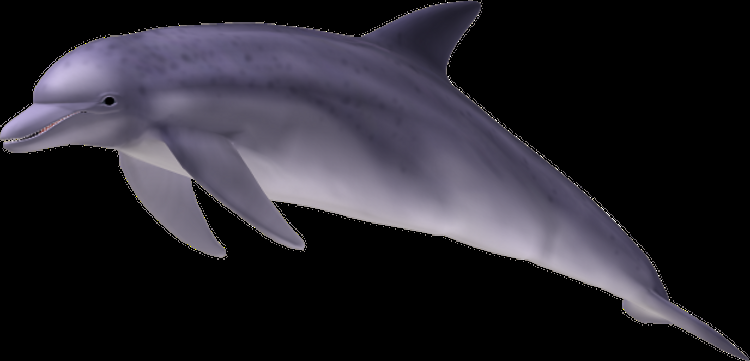
#> input picture images/dolphin.png, 750 x 361 px
$ python histogramme.py
#> lines starting #> are read from the running program, lines starting #| are printed output that depends on the picture
# library imports
import cv2.cv2 as cv
import numpy as np
from matplotlib import pyplot as plt

# Chargement d'une image
image = cv.imread('images/dolphin.png', 0)
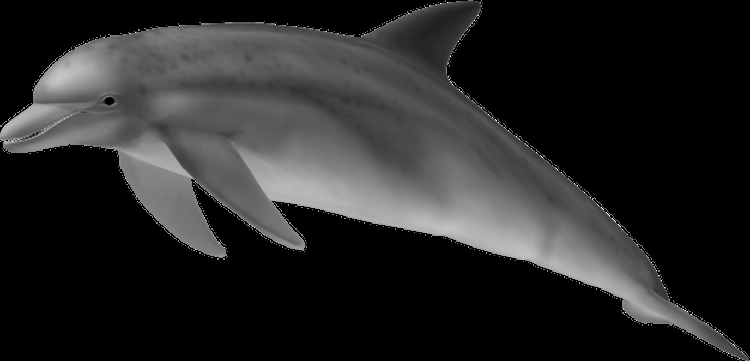
#> image: shape (361, 750); min 0, max 255, mean 39.2
cv.imshow('Input', image)

# Histogramme
#histogramme = cv.calcHist([image], [0], None, [256], [0, 256])
plt.hist(image.ravel(), 256, [0, 256])
plt.show()
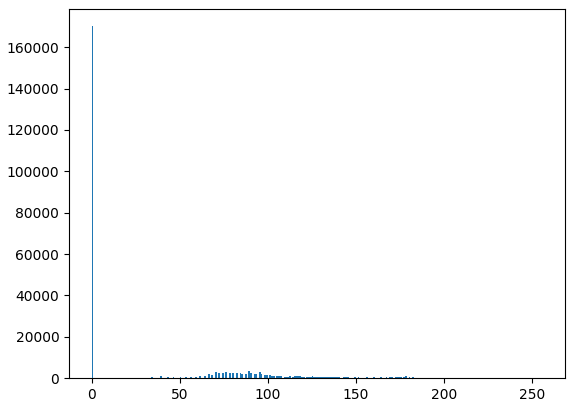
#> figure drawn by matplotlib, 1 panel; tallest bar 170115 high, from x = 0 to 1

cv.waitKey(0)

$ run again, with images/bgr.png copied over images/dolphin.png
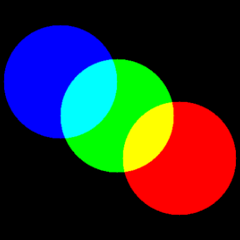
#> input picture images/bgr.png, 240 x 240 px
#> `image = cv.imread('images/dolphin.png', 0)`:
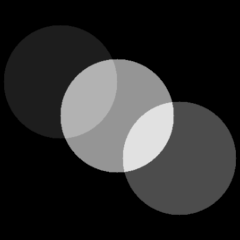
#> image: shape (240, 240); min 0, max 225, mean 44.5
#> `plt.show()`:
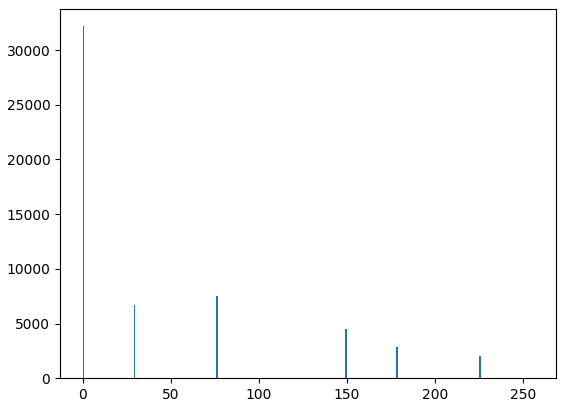
#> figure drawn by matplotlib, 1 panel; tallest bar 32179 high, from x = 0 to 1
